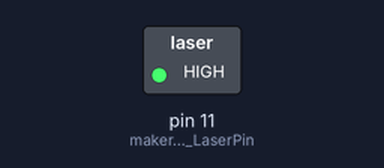
This program was run on a simulated Raspberry Pi (header pin numbers). Parts: switched loads named in the program (green lamp = pin HIGH). Dashed ring = blinking.

Above: at 0.2 s.
Timing chart, 0 to 3.0 s (numbered marks = the images above):
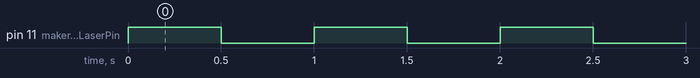

The program:

Laser.py
```python
# !/usr/bin/env python3
# -*- coding: utf-8 -*-
# file name: Laser.py
# version: 1.0
# author: Neal Shen
# ------------------------------------------------------------------

import RPi.GPIO as GPIO
import time
makerobo_LaserPin = 11                              # define relay pin as pin11


# initial program
def makerobo_setup():
    GPIO.setmode(GPIO.BOARD)                        # physical interface for board
    GPIO.setwarnings(False)                         # filter warnings
    GPIO.setup(makerobo_LaserPin, GPIO.OUT)         # set pin as out mode
    GPIO.output(makerobo_LaserPin, GPIO.LOW)        # close laser


def makerobo_loop():
    while True:
        # open laser
        GPIO.output(makerobo_LaserPin, GPIO.HIGH)
        time.sleep(0.5)
        # close laser
        GPIO.output(makerobo_LaserPin, GPIO.LOW)
        time.sleep(0.5)
        # GPIO.setup(makerobo_LaserPin, GPIO.IN)      # set pin as in mode
        # res = GPIO.input(makerobo_LaserPin)         # read pin signal
        # if res != 0:
        #     print('read pin signal: ', res)


def makerobo_destroy():
    # GPIO.setup(makerobo_LaserPin, GPIO.OUT)         # set pin as out mode
    GPIO.output(makerobo_LaserPin, GPIO.LOW)        # close laser
    GPIO.cleanup()                                  # release sources


# Press the green button in the gutter to run the script.
if __name__ == '__main__':
    makerobo_setup()  # initial setting
    GPIO.output(makerobo_LaserPin, GPIO.HIGH)
    try:
        makerobo_loop()
    except KeyboardInterrupt:           # press the CTRL+C, release sources
        makerobo_destroy()
```

Measured:
- by itself, pin 11 (makerobo_LaserPin): alternates HIGH for 0.50 s and LOW for 0.50 s
